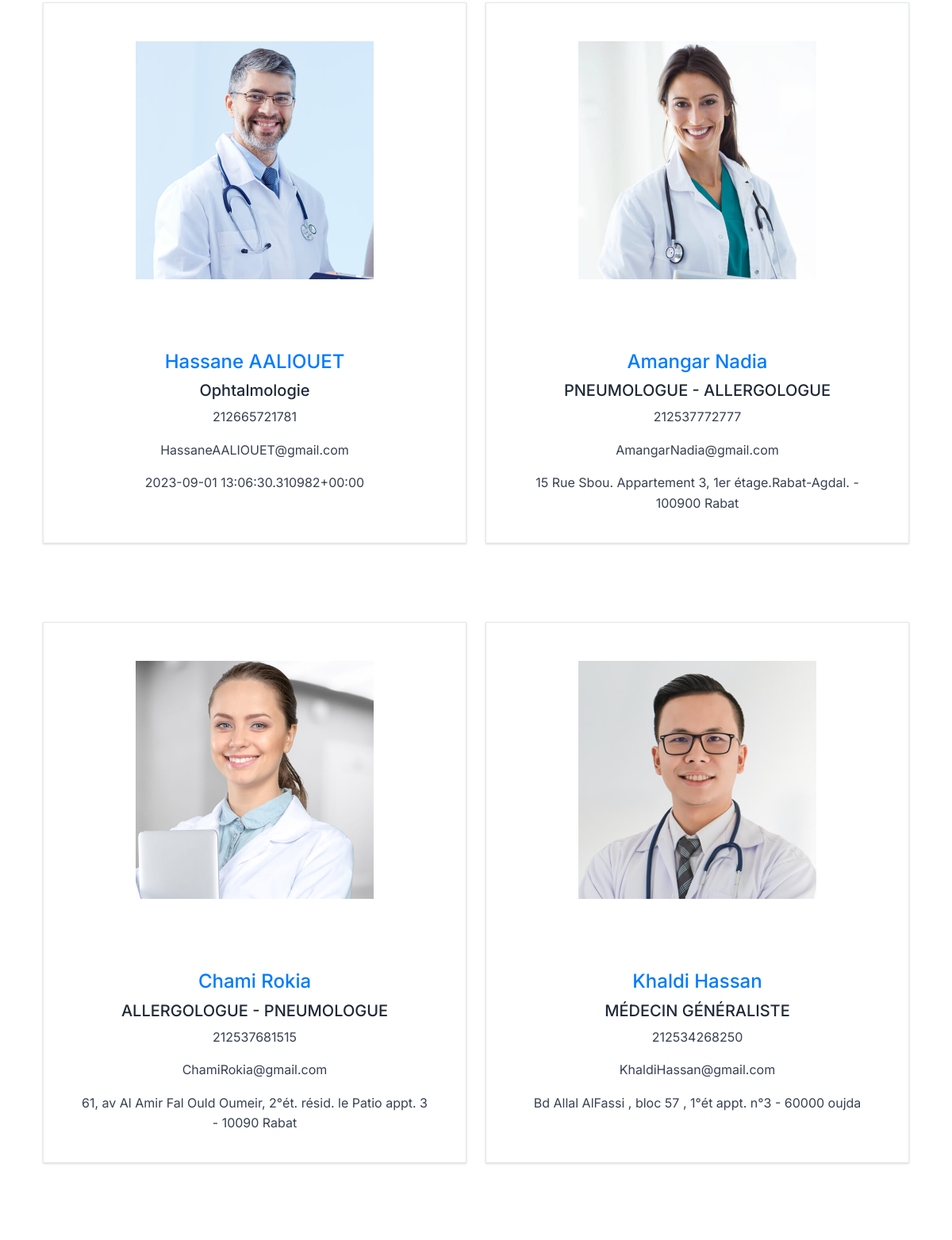
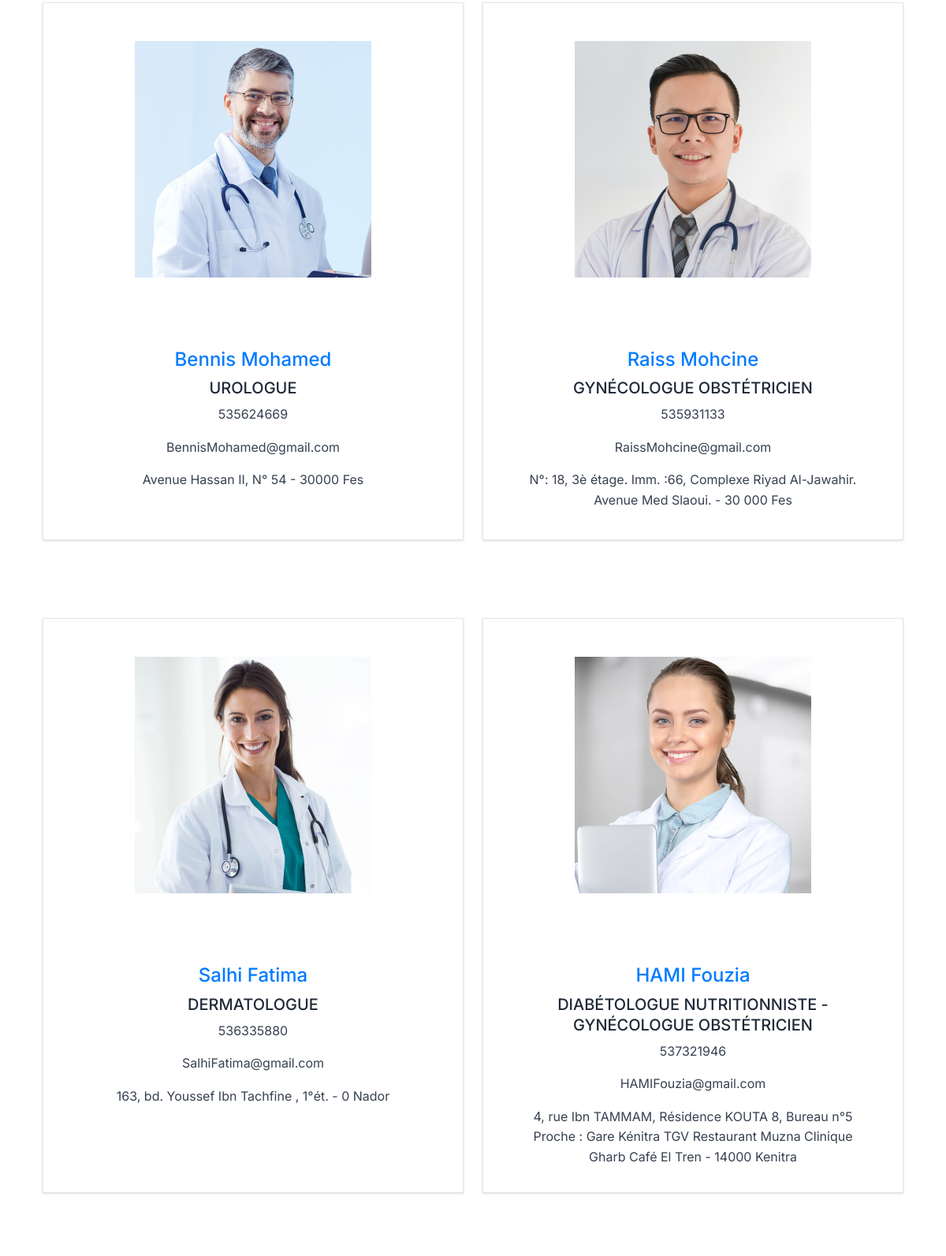
The app's page /medecins/ (middle part), older data (2 pictures, top to bottom).
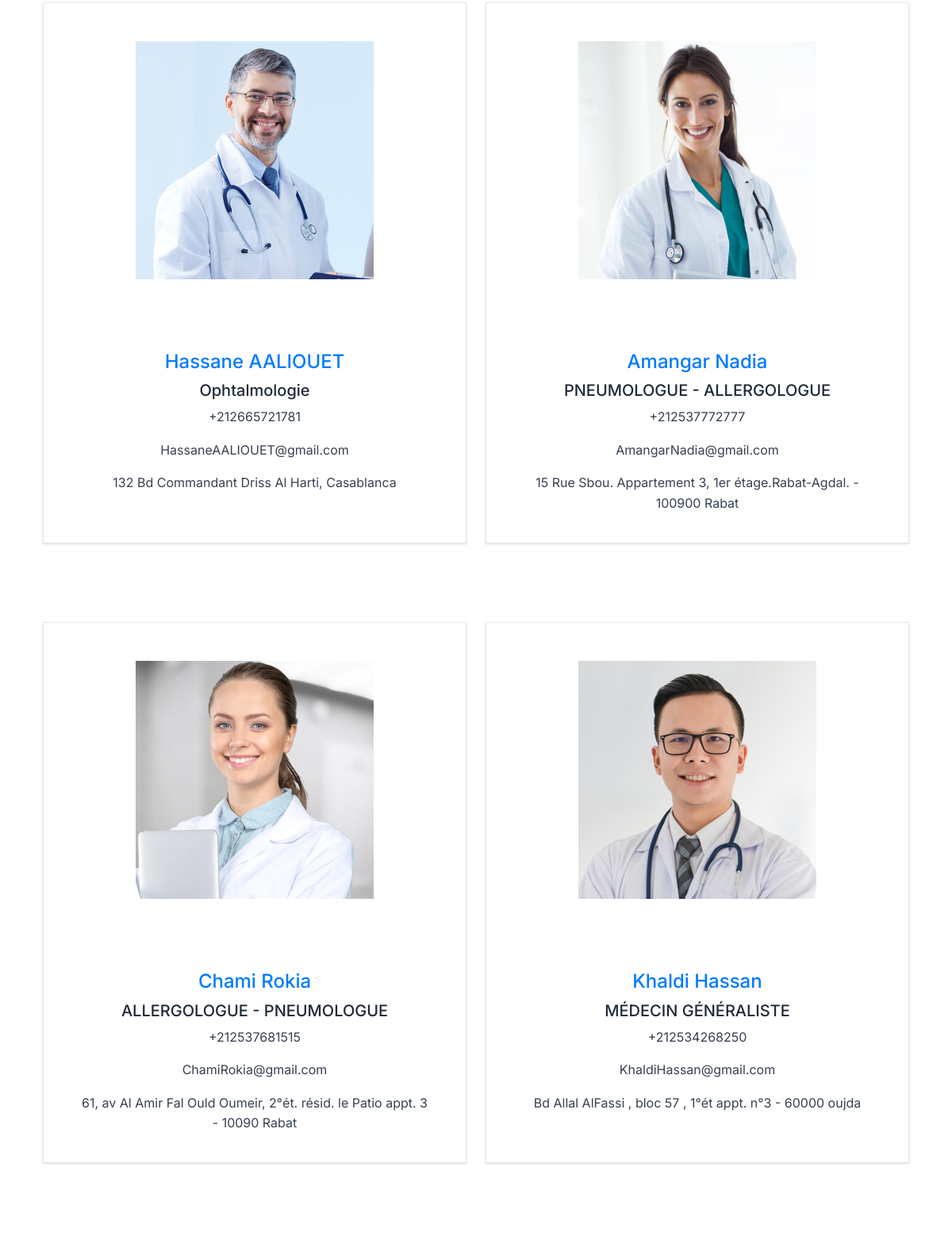
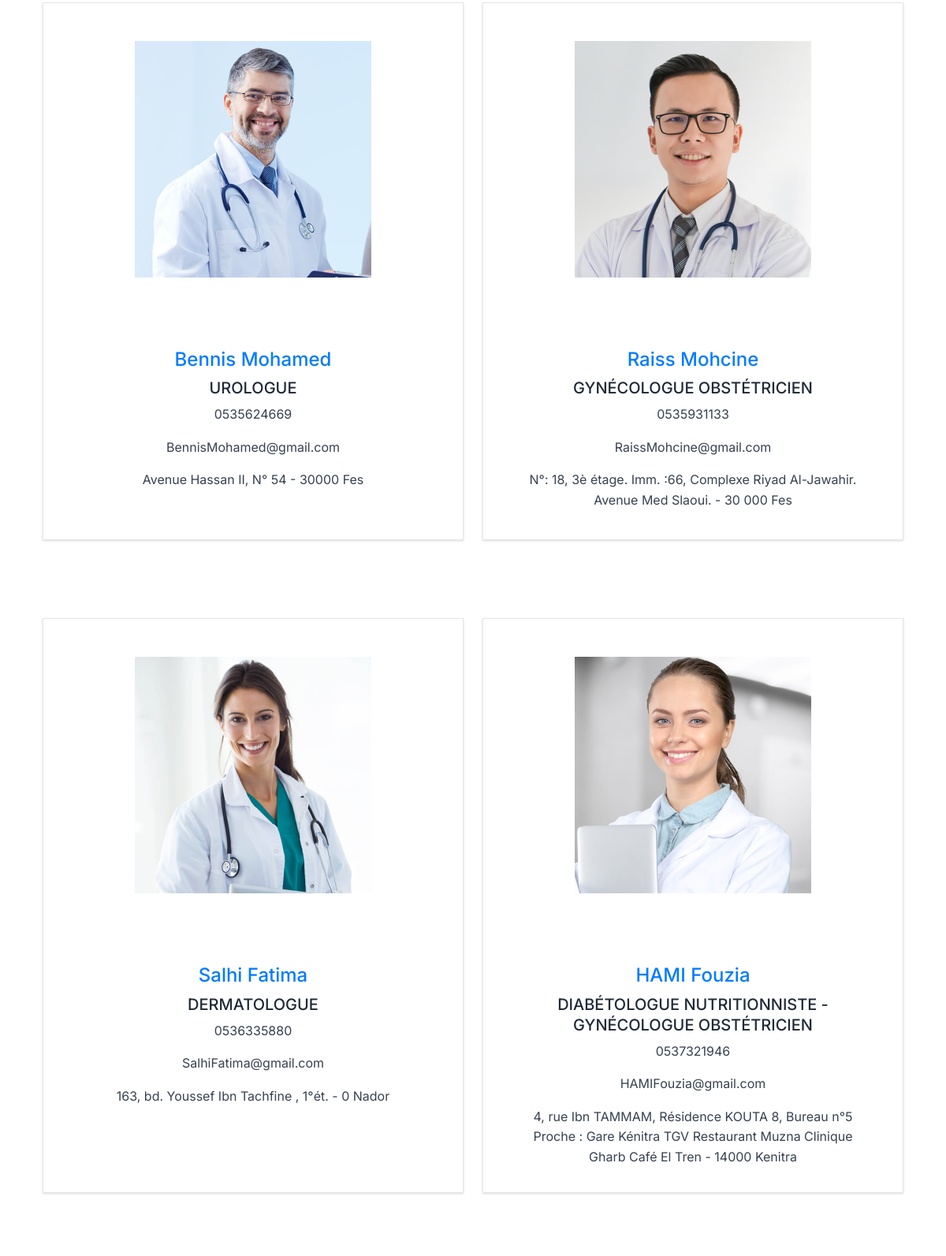
The same page, newer data (2 pictures, top to bottom).
### medecins/models.py (models this page shows, shortened)
class Docteurs(models.Model):
    sexe_choix = (
        ('H', 'Homme'),
        ('F', 'Femme'),
    )
    fullname= models.CharField(max_length=50)
    sexe = models.CharField(max_length=1, choices=sexe_choix)
    adresse=models.CharField(max_length=200)
    email=models.EmailField(max_length=100)
    telephone = models.CharField(max_length=50)
    image= models.ImageField(upload_to= 'photos/%d/%m/%y')
    specialitesmedicales=models.CharField(max_length=100)

### medecins/views.py (the view)
# urls.py: path("",views.docteurs,name='medecin'),
def docteurs(request):
    if 'searched' in request.GET:
        searched = request.GET['searched']
        data = Docteurs.objects.filter(fullname__icontains=searched)
    else:
        data = Docteurs.objects.all()
    doc={
      'medecin': data,
    }
    return render(request, 'medecins/docteurs.html',doc)

### templates/medecins/docteurs.html (shortened to what this page needs)
{% extends 'base.html' %}
{% load static %}
{% block content %}
<section id="doctors" class="doctors">
    <div class="container">
      <br><br>
      <div class="section-title">
      <div class="row">
          {% for item in medecin %}
          <div class="col-lg-6 mt-4">
              <div class="bg-white border border-gray-200 rounded-lg shadow dark:bg-gray-800 dark:border-gray-700" style="max-height: 90%;"><br><br>
                <a href="#">
                    <img class="rounded-t-lg"  src="{{ item.image.url }}" alt="doctors" style="max-width: 400px; max-height: 300px;"/>
                </a>
                <div class="p-5">
                  <div class="stars" style="margin-bottom: 1rem;">
                    <i class="fa-solid fa-star"></i>
                    <i class="fa-solid fa-star"></i>
                    <i class="fa-solid fa-star"></i>
                    <i class="fa-solid fa-star"></i>
                    <i class="fa-solid fa-star"></i>
                  </div>
                  <h4 class="mb-2" style="color: #007bff">{{item.fullname}}</h4>
                  <path stroke="currentColor" stroke-linecap="round" stroke-linejoin="round" stroke-width="2" d="M1 5h12m0 0L9 1m4 4L9 9"/>
                  <h5>{{item.specialitesmedicales}}</h5>
                  <p class="mb-3 font-normal text-gray-700 dark:text-gray-400"> {{item.telephone }} </p>
                  <p class="mb-3 font-normal text-gray-700 dark:text-gray-400"> {{item.email }} </p>
                  <p class="mb-3 font-normal text-gray-700 dark:text-gray-400"> {{item.adresse }} </p>
                    <br><br>
                </div>
              </div>
            </div>
          {% endfor %}
      </div>
    </div>
  </section>
    {% endblock content %}

### templates/base.html (shortened to what this page needs)
{% load static %}
<!doctype html>
<html lang="en">
  <head>
    <link href="{% static 'vendor/fontawesome-free/css/all.min.css'%}" rel="stylesheet">
    <link href="{% static 'vendor/animate.css/animate.min.css'%}" rel="stylesheet">
    <link href="{% static 'vendor/bootstrap/css/bootstrap.min.css'%}" rel="stylesheet">
    <link href="{% static 'vendor/bootstrap-icons/bootstrap-icons.css'%}" rel="stylesheet">
    <link href="{% static 'vendor/boxicons/css/boxicons.min.css'%}" rel="stylesheet">
    <link href="{% static 'vendor/glightbox/css/glightbox.min.css'%}" rel="stylesheet">
    <link href="{% static 'vendor/remixicon/remixicon.css'%}" rel="stylesheet">
    <link href="{% static 'vendor/swiper/swiper-bundle.min.css'%}" rel="stylesheet">
<link href="{% static 'css/style.css'%}" rel="stylesheet">
<link type="text/css" href="{% static 'dashboard/vendor/sweetalert2/dist/sweetalert2.min.css'%}" rel="stylesheet">
<link type="text/css" href="{% static 'dashboard/vendor/notyf/notyf.min.css'%}" rel="stylesheet">
<link type="text/css" href="{% static '/vendor/sweetalert2/dist/sweetalert2.min.css' %}" rel="stylesheet">
<link type="text/css" href="{% static '/vendor/notyf/notyf.min.css' %}" rel="stylesheet">
<link type="text/css" href="{% static '/css/volt.css' %}" rel="stylesheet">
  </head>
  <body>
    {% block content %}
    {% endblock content %}
  </body>
</html>

### templates/parts/navbar.html (shortened to what this page needs)
 {% load static %}

### srmp/static/css/style.css (style rules this page uses)
body { font-family: "Open Sans", sans-serif; color: #444444; }
a { color: #1977cc; text-decoration: none; }
h1, h2, h3, h4, h5, h6 { font-family: "Raleway", sans-serif; }
section { padding: 60px 0; overflow: hidden; }
.section-title { text-align: center; padding-bottom: 30px; }
.section-title p { margin-bottom: 0; }
.doctors { background: #fff; }

Row changes from the older to the newer data that the page shows:
changed Docteurs "Hassane AALIOUET": telephone "212665721781" → "+212665721781"; adresse "2023-09-01 13:06:30.310982+00:00" → "132 Bd Commandant Driss Al Harti, Casablanca"
changed Docteurs "Amangar Nadia": telephone "212537772777" → "+212537772777"
changed Docteurs "Chami Rokia": telephone "212537681515" → "+212537681515"
changed Docteurs "Khaldi Hassan": telephone "212534268250" → "+212534268250"
changed Docteurs "Bennis Mohamed": telephone "535624669" → "0535624669"
changed Docteurs "Raiss Mohcine": telephone "535931133" → "0535931133"
changed Docteurs "Salhi Fatima": telephone "536335880" → "0536335880"
changed Docteurs "HAMI Fouzia": telephone "537321946" → "0537321946"
